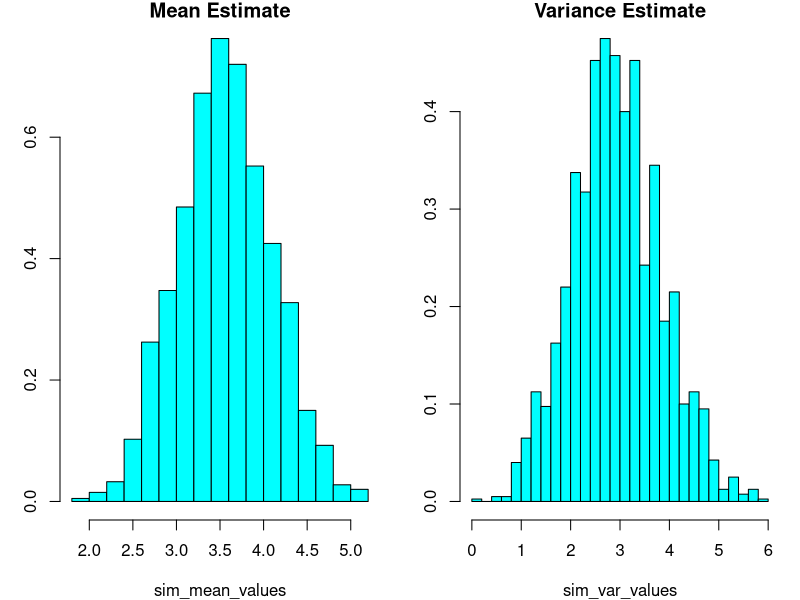
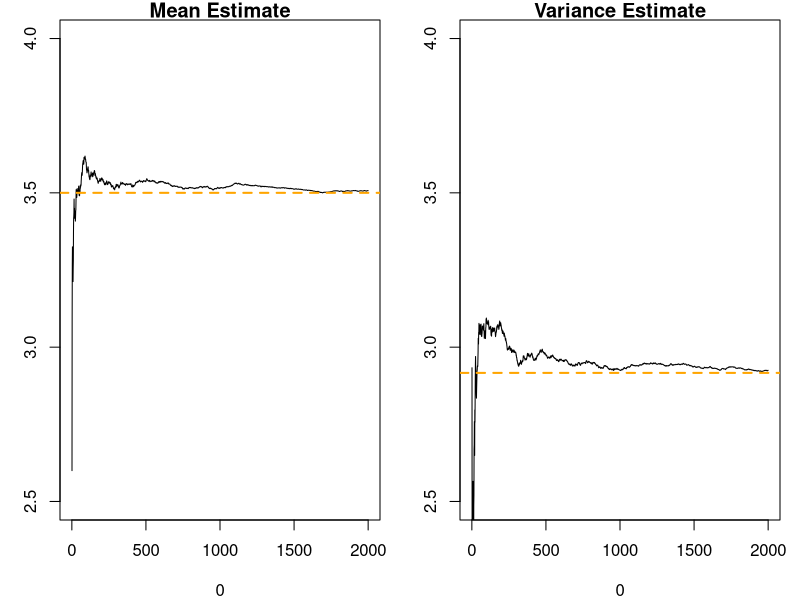

R code for these plots, in order:
## R_Demo_Simulation_Learning_Estimate_Mean.R
##########################################################################
## INSTRUCTOR: Christopher Fariss
## COURSE NAME: Advanced Computational Methods for Social Media and Textual Data (3B)
## University of Essex Summer School 2023
##
## Date: 2023-08-08
##
## Please e-mail me if you find any errors or have and suggestions (either email is fine)
## e-mail: cjf0006@gmail.com
## e-mail: cjfariss@umich.edu
##
##########################################################################
## For this R tutorial, we will learn how:
##
## (1) Simulate the roll of a D6 dice
## (2) Repeatedly simulate the roll of a D6 dice and see how close the average value is to the expected value. 
## (3) Learn about the central limit theorem from the simulation.
##
## Notes: The Central Limit Theorem (CLT) establishes that when independently generated variables (iid: independent and identically distributed random variables) are added together, the sums or averages of these variables (when normalized) converge towards a normal distribution. 
##
## This property emerges even if the original variables are not individually normally distributed, as with the roll of a die. 
##
## The probability of any value from the single roll of die is equivalent to any other value for the same-sided die in the limit (when the number of rolls approaches infinity).
## 
##########################################################################


library(MASS)


## simulate 20 randomly generated rolls from a D6 (6-sided-die)
sample(1:6, size=20, replace=TRUE)

## true mean is 3.5
(1 + 2 + 3 + 4 + 5 + 6) / 6

## or 
mean(1:6)

## true variance is approximately 2.916667 or exactly 70/24 
(1 - 3.5)^2 * (1/6) + (2 - 3.5)^2 * (1/6) + (3 - 3.5)^2 * (1/6) + (4 - 3.5)^2 * (1/6) + (5 - 3.5)^2 * (1/6) + (6 - 3.5)^2 * (1/6)

## or
sum((1:6 - mean(1:6))^2 * (1/6))

## repeat the simulation 10,000 times and calculate the average
n_sims <- 2000

## number of samples to roll each iteration
n_samples <- 10

## create two objects to hold the calculated mean and variance from each simulated sample
sim_mean_values <- c()
sim_var_values <- c()

## iterate/repeat the simulation n_sims times
for(i in 1:n_sims){
  
  ## create output
  sample_output <- sample(1:6, size=n_samples, replace=TRUE)
  
  ## save the output in the i_th position of the objects
  sim_mean_values[i] <- mean(sample_output)
  sim_var_values[i] <- var(sample_output)

}

## calculate the mean and variance of the 10,000 sample means
mean(sim_mean_values)
mean(sim_var_values)

## set graphical parameters
par(mfrow=c(1,2), mar=c(4,3,1,1))

## plot histograms 
truehist(sim_mean_values, main="Mean Estimate")
truehist(sim_var_values, main="Variance Estimate")


## calculate and plot the converging average using increasing sample sizes starting at 1 and ending at all the samples
## set graphical parameters
par(mfrow=c(1,2))

##
plot(0,0, ylim=c(2.5,4), xlim=c(0,n_sims), type="n", main="Mean Estimate")
value <- c()
for(i in 1:n_sims){
  value[i] <- mean(sim_mean_values[1:i])
}
lines(value)
abline(h=3.5, col="orange", lwd=2, lty=2)

##
plot(0,0, ylim=c(2.5,4), xlim=c(0,n_sims), type="n", main="Variance Estimate")
value <- c()
for(i in 1:n_sims){
  value[i] <- mean(sim_var_values[1:i])
}
lines(value)
abline(h=2.916667, col="orange", lwd=2, lty=2)


sqrt(2.916667)

## the values converge towards normality 
summary((sim_mean_values - 3.5))
mean((sim_mean_values - 3.5))
var((sim_mean_values - 3.5))



var(sim_mean_values)
var(sim_var_values)
